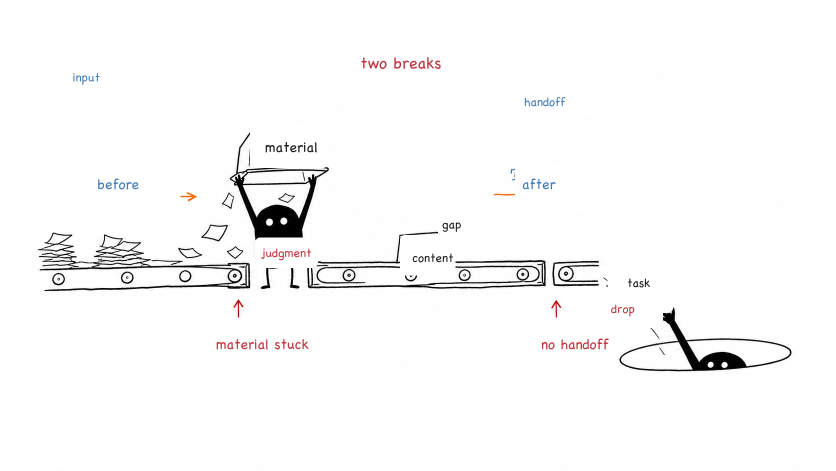
#> input picture examples/images/01-two-breakpoints.png, 1672 x 941 px (shown at 1/2 size)
$ python translate_original_example_labels.py
#> lines starting #> are read from the running program, lines starting #| are printed output that depends on the picture
from pathlib import Path
from PIL import Image, ImageDraw, ImageFont

BLACK = (30, 30, 30)
RED = (190, 55, 65)
ORANGE = (215, 145, 60)
BLUE = (70, 125, 185)
WHITE = (255, 255, 255)


def font(size):
#> called with size = 24
    for path in (
        "/System/Library/Fonts/Supplemental/ChalkboardSE.ttc",
        "/System/Library/Fonts/Supplemental/Bradley Hand Bold.ttf",
        "/System/Library/Fonts/Supplemental/Marker Felt.ttf",
        "/System/Library/Fonts/Supplemental/Arial.ttf",
    ):
        try:
            return ImageFont.truetype(path, size)
        except OSError:
            continue
    return ImageFont.load_default()


F24 = font(24)
F28 = font(28)
F32 = font(32)
F38 = font(38)


def clear(draw, box):
    draw.rounded_rectangle(box, radius=10, fill=WHITE)


def text(draw, xy, value, color=BLACK, size=28):
    draw.text(xy, value, fill=color, font={24: F24, 28: F28, 32: F32, 38: F38}[size])


def cover(box):
    return {"box": box, "xy": (box[0], box[1]), "text": "", "color": BLACK, "size": 24}


def apply_ops(path, ops):
    im = Image.open(path).convert("RGB")
#> im is the input picture: PIL image 1672x941 RGB; mean R, G, B 248.7, 248.3, 248.4
    draw = ImageDraw.Draw(im)
    for op in ops:
        clear(draw, op["box"])
        text(draw, op["xy"], op["text"], op.get("color", BLACK), op.get("size", 28))
    im.save(path)
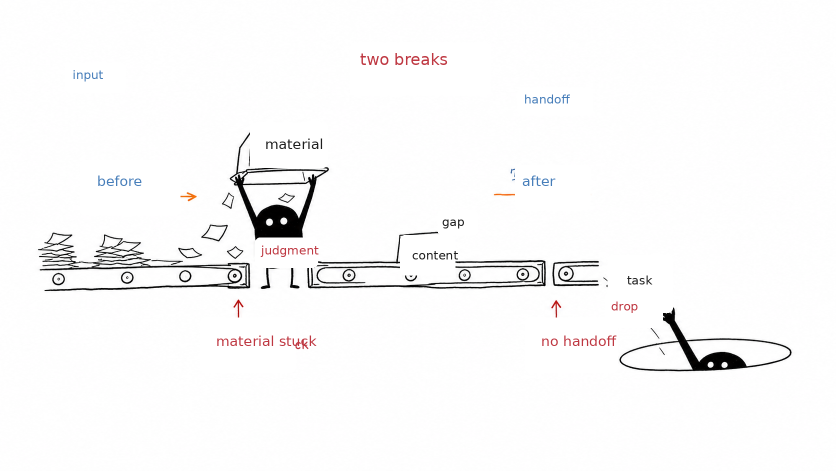
#> saved as 01-two-breakpoints.png: PIL image 1672x941 RGB (shown at 1/2 size); mean R, G, B 248.6, 248.2, 248.4


def op(box, xy, value, color=BLACK, size=28):
    return {"box": box, "xy": xy, "text": value, "color": color, "size": size}


OPS = {
    "01-two-breakpoints.png": [
        cover((160, 320, 360, 430)),
        cover((500, 245, 655, 335)),
        cover((800, 470, 910, 550)),
        cover((1215, 510, 1345, 625)),
        cover((700, 85, 980, 190)),
        cover((400, 635, 590, 745)),
        cover((1050, 635, 1235, 745)),
        op((130, 125, 250, 185), (145, 135), "input", BLUE, 24),
        op((705, 90, 965, 185), (720, 100), "two breaks", RED, 32),
        op((1035, 175, 1185, 230), (1048, 184), "handoff", BLUE, 24),
        op((180, 330, 330, 420), (194, 346), "before", BLUE, 28),
        op((1030, 330, 1180, 420), (1044, 346), "after", BLUE, 28),
        op((510, 250, 645, 330), (530, 272), "material", BLACK, 28),
        op((810, 480, 900, 545), (824, 496), "content", BLACK, 24),
        op((1240, 520, 1325, 610), (1254, 546), "task", BLACK, 24),
        op((510, 475, 635, 535), (522, 486), "judgment", RED, 24),
        op((875, 420, 955, 470), (884, 429), "gap", BLACK, 24),
        op((420, 650, 570, 735), (432, 666), "material stuck", RED, 28),
        op((1070, 650, 1215, 735), (1082, 666), "no handoff", RED, 28),
        op((1210, 585, 1325, 655), (1222, 598), "drop", RED, 24),
    ],
    "02-sort-by-purpose.png": [
        cover((700, 110, 1035, 255)),
        cover((340, 360, 555, 460)),
        cover((340, 475, 560, 595)),
        cover((340, 610, 565, 730)),
        cover((1170, 270, 1415, 415)),
        cover((1170, 430, 1415, 565)),
        cover((1170, 575, 1420, 725)),
        cover((825, 620, 1135, 740)),
        op((705, 115, 1025, 250), (718, 126), "sort by purpose", RED, 32),
        op((430, 250, 570, 305), (444, 260), "raw notes", BLACK, 24),
        op((345, 365, 540, 455), (372, 392), "external", BLACK, 28),
        op((345, 485, 545, 585), (372, 522), "internal", BLACK, 28),
        op((345, 615, 545, 715), (372, 652), "feedback", BLACK, 28),
        op((1185, 285, 1395, 395), (1200, 304), "traffic", BLACK, 32),
        op((1185, 440, 1395, 545), (1208, 462), "trust", BLACK, 32),
        op((1185, 590, 1405, 700), (1195, 612), "convert", BLACK, 32),
        op((840, 640, 1120, 725), (855, 650), "judge first", BLUE, 32),
    ],
    "03-one-fish-many-uses.png": [
        cover((210, 460, 430, 580)),
        cover((830, 385, 985, 480)),
        cover((1060, 345, 1220, 445)),
        cover((1285, 380, 1445, 480)),
        cover((1460, 480, 1620, 590)),
        cover((870, 615, 1310, 715)),
        cover((890, 685, 1520, 810)),
        op((410, 330, 540, 390), (425, 342), "source", BLACK, 24),
        op((225, 485, 410, 560), (242, 502), "good material", BLACK, 32),
        op((845, 405, 965, 470), (858, 418), "traffic", BLACK, 24),
        op((1080, 365, 1205, 430), (1092, 378), "trust", BLACK, 24),
        op((1305, 400, 1425, 465), (1318, 412), "essay", BLACK, 24),
        op((1480, 505, 1605, 570), (1492, 518), "sales", BLACK, 24),
        op((875, 630, 960, 700), (888, 645), "main", BLACK, 24),
        op((1025, 630, 1125, 700), (1038, 645), "split", BLACK, 24),
        op((1185, 630, 1285, 700), (1198, 645), "reuse", BLACK, 24),
        op((905, 690, 1500, 800), (1050, 720), "one source, many outputs", RED, 28),
    ],
    "04-handoff-path.png": [
        cover((160, 250, 340, 370)),
        cover((635, 260, 825, 375)),
        cover((970, 255, 1130, 365)),
        cover((1285, 240, 1480, 360)),
        cover((1320, 570, 1530, 715)),
        cover((340, 590, 560, 725)),
        op((170, 135, 250, 185), (182, 145), "idea", BLACK, 24),
        op((170, 260, 325, 360), (184, 282), "hook", BLACK, 32),
        op((350, 250, 450, 305), (360, 260), "draft", BLACK, 24),
        op((645, 275, 805, 360), (658, 292), "bridge hook", BLACK, 28),
        op((985, 265, 1115, 350), (998, 282), "knowledge", BLACK, 28),
        op((1300, 250, 1460, 345), (1312, 268), "core lesson", BLACK, 28),
        op((1365, 585, 1510, 700), (1378, 626), "not the end", RED, 28),
        op((360, 600, 540, 710), (378, 626), "new material", BLACK, 28),
    ],
    "05-information-well.png": [
        cover((120, 145, 340, 280)),
        cover((585, 465, 745, 605)),
        cover((115, 620, 320, 745)),
        cover((1140, 380, 1345, 520)),
        cover((1120, 685, 1435, 875)),
        op((135, 160, 330, 265), (148, 182), "info well", BLACK, 32),
        op((600, 480, 730, 590), (612, 512), "first pick", BLACK, 24),
        op((125, 630, 300, 735), (148, 668), "noise", RED, 28),
        op((1160, 395, 1325, 500), (1188, 420), "usable", ORANGE, 28),
        op((1130, 700, 1405, 875), (1160, 755), "today's focus", BLUE, 28),
    ],
    "06-idea-press.png": [
        cover((120, 250, 420, 370)),
        cover((370, 380, 540, 520)),
        cover((690, 130, 890, 240)),
        cover((1100, 420, 1280, 555)),
        cover((1360, 405, 1580, 560)),
        cover((765, 625, 940, 715)),
        op((135, 260, 400, 360), (148, 286), "messy ideas", RED, 32),
        op((385, 405, 520, 500), (402, 430), "ideas", BLACK, 32),
        op((700, 145, 875, 225), (718, 170), "pressure", BLACK, 28),
        op((1120, 445, 1260, 535), (1138, 468), "small test", BLACK, 32),
        op((1370, 430, 1560, 535), (1385, 456), "try it", BLUE, 32),
        op((780, 640, 920, 700), (792, 650), "pressed", BLACK, 24),
    ],
    "07-content-fermentation.png": [
        cover((120, 230, 445, 335)),
        cover((440, 500, 665, 600)),
        cover((980, 415, 1290, 560)),
        cover((1375, 465, 1555, 605)),
        cover((1220, 620, 1450, 830)),
        op((135, 240, 430, 325), (148, 266), "raw notes", RED, 28),
        op((455, 515, 650, 590), (470, 535), "ferment", BLACK, 28),
        op((995, 430, 1270, 545), (1015, 465), "slow ferment", BLACK, 32),
        op((1395, 485, 1535, 585), (1412, 512), "reusable", BLUE, 32),
        op((1240, 635, 1375, 700), (1252, 648), "ready", BLUE, 24),
        op((1280, 740, 1425, 815), (1295, 760), "asset", BLACK, 32),
    ],
    "08-trust-bridge.png": [
        cover((210, 135, 350, 215)),
        cover((365, 225, 555, 365)),
        cover((190, 385, 330, 470)),
        cover((635, 495, 795, 605)),
        cover((785, 545, 950, 635)),
        cover((700, 300, 1050, 470)),
        cover((735, 705, 925, 825)),
        cover((1300, 385, 1465, 465)),
        cover((400, 610, 545, 690)),
        cover((1260, 630, 1455, 720)),
        op((235, 145, 335, 205), (248, 156), "claim", RED, 24),
        op((375, 235, 535, 350), (395, 260), "not just\nshouting", RED, 28),
        op((205, 395, 310, 455), (218, 408), "stranger", BLACK, 24),
        op((645, 505, 780, 590), (658, 520), "customer\nresult +30%", BLACK, 24),
        op((790, 560, 930, 625), (802, 572), "actually useful", BLACK, 24),
        op((720, 315, 1035, 455), (735, 348), "small proof", BLUE, 32),
        op((750, 720, 905, 805), (765, 742), "slow bridge", BLACK, 28),
        op((1320, 395, 1445, 455), (1332, 408), "willing", BLACK, 24),
        op((410, 620, 530, 680), (422, 632), "handoff", BLACK, 24),
        op((1270, 645, 1435, 705), (1282, 656), "trust", RED, 24),
    ],
    "02-minimum-loop.png": [
        cover((150, 185, 335, 300)),
        cover((625, 175, 800, 265)),
        cover((780, 405, 925, 515)),
        cover((925, 175, 1130, 285)),
        cover((1020, 235, 1150, 320)),
        cover((1430, 320, 1585, 420)),
        cover((700, 695, 900, 785)),
        cover((1270, 375, 1390, 455)),
        op((170, 200, 320, 290), (188, 228), "sources", RED, 32),
        op((640, 190, 780, 255), (652, 202), "debug", RED, 24),
        op((800, 420, 900, 500), (815, 440), "judge", RED, 24),
        op((945, 195, 1115, 275), (965, 220), "content", RED, 32),
        op((1030, 250, 1135, 310), (1042, 262), "better", RED, 24),
        op((1445, 330, 1565, 405), (1460, 350), "handoff", RED, 32),
        op((715, 710, 875, 770), (728, 722), "tight loop", BLUE, 24),
        op((1285, 390, 1370, 445), (1296, 400), "ship", RED, 24),
    ],
    "06-three-sources.png": [
        cover((150, 175, 405, 315)),
        cover((150, 365, 405, 465)),
        cover((150, 525, 420, 690)),
        cover((585, 350, 1030, 485)),
        cover((545, 570, 790, 665)),
        cover((600, 750, 805, 860)),
        cover((890, 740, 1180, 885)),
        cover((1310, 720, 1505, 815)),
        op((160, 185, 390, 300), (188, 235), "daily notes", RED, 28),
        op((175, 375, 380, 455), (188, 400), "old docs", ORANGE, 28),
        op((160, 540, 405, 680), (188, 572), "field signals", RED, 28),
        op((600, 360, 820, 470), (610, 382), "method\nnotes", BLACK, 24),
        op((705, 360, 920, 470), (724, 382), "course\ncards", BLACK, 24),
        op((840, 360, 1015, 470), (858, 382), "case\nlibrary", BLACK, 24),
        op((560, 585, 655, 650), (572, 598), "comments", BLACK, 24),
        op((680, 585, 770, 650), (692, 598), "DMs", BLACK, 24),
        op((610, 765, 780, 850), (632, 792), "topic bin", BLACK, 32),
        op((900, 750, 1160, 875), (930, 790), "all in", BLUE, 32),
        op((1325, 735, 1485, 795), (1338, 747), "usable result", BLUE, 24),
    ],
    "07-three-content-jobs.png": [
        cover((485, 335, 660, 450)),
        cover((740, 150, 930, 265)),
        cover((750, 390, 940, 515)),
        cover((750, 640, 950, 765)),
        cover((1240, 105, 1470, 220)),
        cover((1375, 375, 1600, 500)),
        cover((1320, 680, 1560, 810)),
        cover((655, 295, 810, 380)),
        cover((1120, 455, 1290, 550)),
        cover((1235, 700, 1405, 795)),
        op((505, 355, 640, 435), (520, 375), "do not mix", RED, 28),
        op((760, 165, 905, 250), (780, 188), "traffic", ORANGE, 38),
        op((770, 410, 915, 495), (790, 434), "trust", ORANGE, 38),
        op((770, 660, 920, 745), (790, 684), "convert", ORANGE, 38),
        op((1260, 120, 1445, 205), (1280, 144), "seen", BLUE, 38),
        op((1400, 390, 1570, 485), (1415, 420), "trusted", BLUE, 38),
        op((1340, 700, 1535, 790), (1355, 730), "finds you", BLUE, 38),
        op((675, 310, 790, 365), (688, 322), "attention", BLUE, 24),
        op((1140, 475, 1270, 535), (1152, 487), "bridge", BLUE, 24),
        op((1255, 720, 1385, 780), (1267, 732), "action", BLUE, 24),
    ],
    "08-handoff-copy-toolbox.png": [
        cover((640, 195, 1020, 360)),
        cover((80, 490, 320, 575)),
        cover((1175, 490, 1415, 575)),
        cover((205, 610, 325, 700)),
        cover((1310, 610, 1435, 700)),
        cover((555, 390, 695, 470)),
        cover((720, 390, 860, 470)),
        cover((880, 390, 1045, 470)),
        cover((610, 535, 795, 650)),
        cover((795, 535, 980, 650)),
        cover((970, 535, 1160, 650)),
        cover((1110, 160, 1315, 360)),
        op((650, 205, 1000, 350), (664, 235), "handoff toolbox", RED, 32),
        op((95, 505, 300, 565), (112, 520), "finished piece", BLACK, 24),
        op((1190, 505, 1395, 565), (1208, 520), "finished piece", BLACK, 24),
        op((220, 625, 310, 685), (235, 638), "next", RED, 24),
        op((1325, 625, 1420, 685), (1340, 638), "next", RED, 24),
        op((570, 405, 675, 460), (582, 416), "claim", BLACK, 24),
        op((735, 405, 840, 460), (750, 416), "proof", BLACK, 24),
        op((895, 405, 1025, 460), (908, 416), "next", BLACK, 24),
        op((625, 550, 780, 640), (646, 575), "hook", BLACK, 28),
        op((810, 550, 960, 640), (832, 575), "proof", BLACK, 28),
        op((990, 550, 1145, 640), (1010, 575), "lesson", BLACK, 28),
        op((1125, 175, 1295, 345), (1145, 205), "pull direct", BLUE, 32),
    ],
    "09-common-pits-no-title.png": [
        cover((165, 245, 310, 340)),
        cover((365, 215, 625, 370)),
        cover((500, 365, 600, 455)),
        cover((505, 455, 625, 535)),
        cover((505, 545, 615, 625)),
        cover((680, 215, 965, 370)),
        cover((830, 500, 955, 585)),
        cover((850, 585, 970, 675)),
        cover((845, 675, 980, 760)),
        cover((995, 215, 1390, 380)),
        cover((1220, 410, 1360, 545)),
        cover((1470, 380, 1630, 520)),
        op((180, 260, 285, 315), (192, 270), "start", RED, 24),
        op((390, 230, 520, 290), (402, 242), "overload", RED, 24),
        op((690, 230, 830, 290), (702, 242), "no proof", RED, 24),
        op((1010, 230, 1170, 290), (1022, 242), "fake clarity", RED, 24),
        op((1290, 405, 1445, 465), (1302, 417), "wrong turn", BLUE, 24),
        op((500, 385, 610, 445), (512, 398), "hot topic", BLACK, 24),
        op((835, 520, 950, 580), (848, 532), "content", BLACK, 24),
        op((1228, 430, 1350, 490), (1240, 442), "AI draft", BLACK, 24),
        op((1485, 405, 1620, 485), (1498, 425), "do not\nstare", BLUE, 24),
    ],
    "13-system-bearing.png": [
        cover((120, 505, 330, 710)),
        cover((350, 150, 565, 710)),
        cover((1055, 285, 1445, 480)),
        cover((1130, 245, 1620, 385)),
        cover((1410, 195, 1645, 320)),
        cover((1080, 330, 1445, 420)),
        cover((890, 485, 1135, 680)),
        cover((1210, 495, 1385, 620)),
        cover((1240, 620, 1515, 800)),
        op((130, 520, 315, 690), (182, 585), "load", RED, 28),
        op((360, 170, 545, 690), (390, 210), "repeat\nrepeat\nrepeat\nrepeat\nrepeat\nrepeat\nrepeat", BLACK, 28),
        op((1070, 300, 1425, 465), (1105, 330), "repeat repeat repeat\nrepeat repeat repeat", BLACK, 28),
        op((1145, 255, 1600, 365), (1192, 292), "system load", ORANGE, 32),
        op((1095, 330, 1400, 435), (1110, 360), "repeat repeat repeat", BLACK, 28),
        op((910, 500, 1115, 660), (965, 555), "loose", ORANGE, 32),
        op((1230, 510, 1365, 600), (1244, 536), "judge", BLACK, 24),
        op((1260, 635, 1495, 780), (1290, 690), "only judgment", BLUE, 32),
        op((1120, 700, 1270, 760), (1132, 712), "support", BLUE, 24),
    ],
}


ALIASES = {
    "03-sort-by-purpose.png": "02-sort-by-purpose.png",
    "04-one-fish-many-uses.png": "03-one-fish-many-uses.png",
    "05-handoff-path.png": "04-handoff-path.png",
    "10-information-well.png": "05-information-well.png",
    "11-idea-press.png": "06-idea-press.png",
    "12-content-fermentation.png": "07-content-fermentation.png",
    "14-trust-bridge.png": "08-trust-bridge.png",
}


def ops_for(path):
    key = ALIASES.get(path.name, path.name)
    return OPS.get(key, [])


def main():
    paths = sorted(Path("examples/images").glob("*.png"))
    paths += sorted(Path("ian-xiaohei-illustrations/assets/examples").glob("*.png"))
    missing = []
    for path in paths:
        ops = ops_for(path)
        if not ops:
            missing.append(str(path))
            continue
        apply_ops(path, ops)
#> pass 2 of the loop in main, `for path in paths:`:
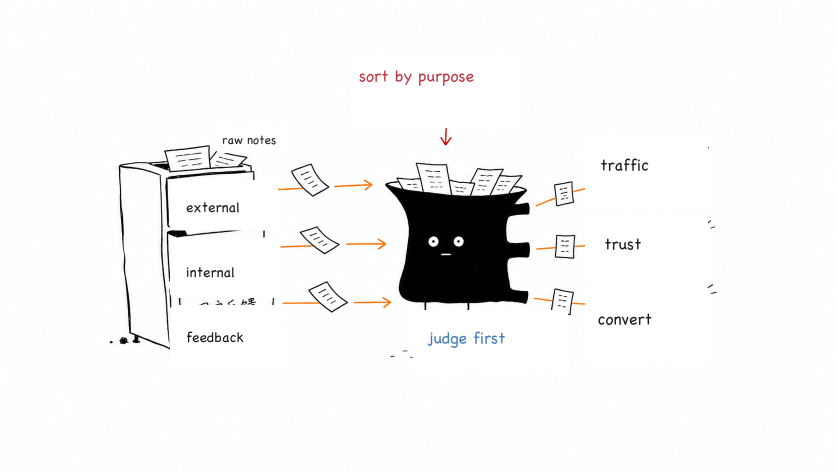
#> input picture examples/images/02-sort-by-purpose.png, 1672 x 941 px (shown at 1/2 size)
#> in apply_ops, im is the input picture: PIL image 1672x941 RGB; mean R, G, B 243.8, 243.4, 243.4
#> in apply_ops (call 2), `im.save(path)`:
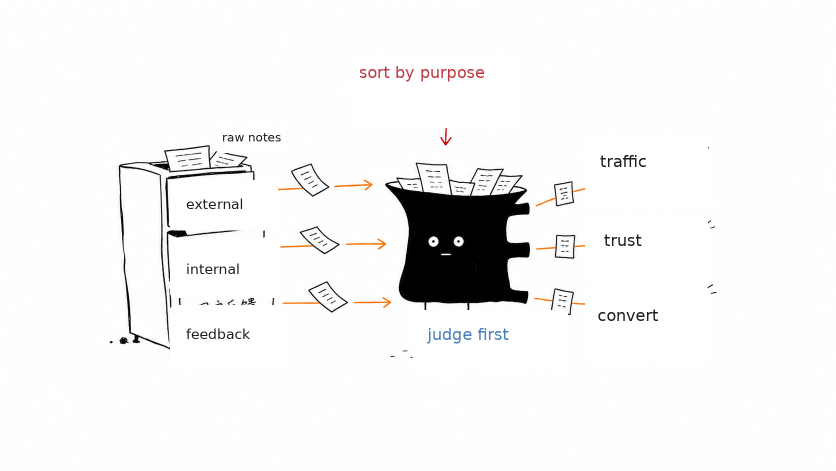
#> saved as 02-sort-by-purpose.png: PIL image 1672x941 RGB (shown at 1/2 size); mean R, G, B 243.7, 243.3, 243.3
#> pass 3 of the loop in main, `for path in paths:`:
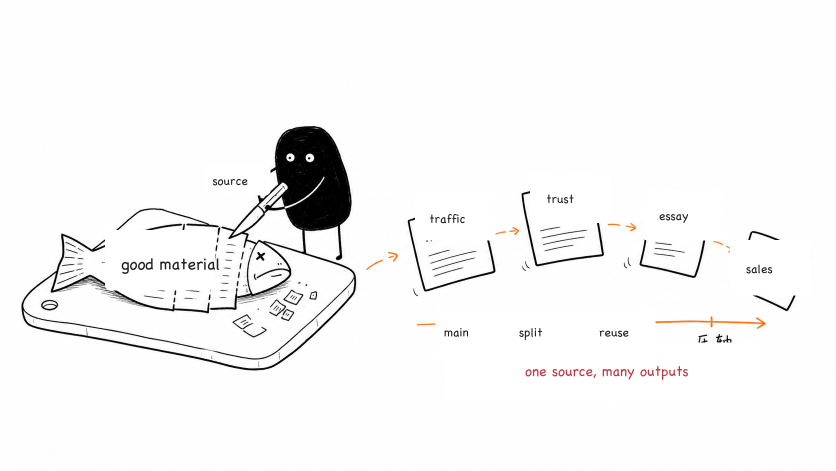
#> input picture examples/images/03-one-fish-many-uses.png, 1672 x 941 px (shown at 1/2 size)
#> in apply_ops, im is the input picture: PIL image 1672x941 RGB; mean R, G, B 245.9, 245.6, 245.5
#> in apply_ops (call 3), `im.save(path)`:
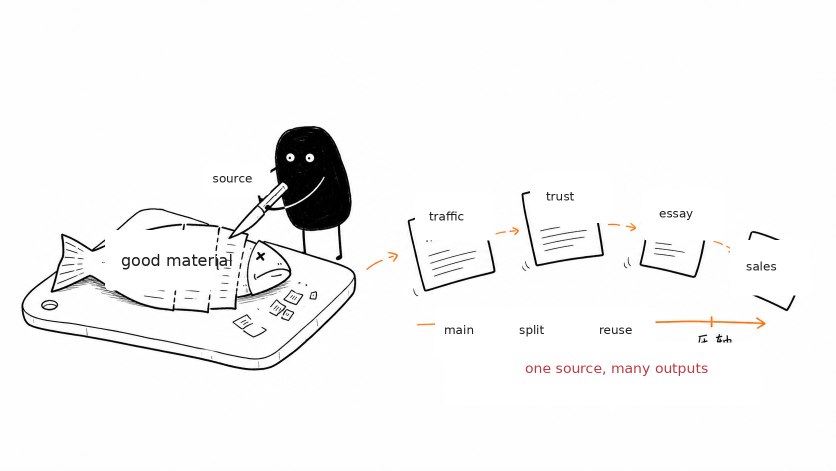
#> saved as 03-one-fish-many-uses.png: PIL image 1672x941 RGB (shown at 1/2 size); mean R, G, B 245.8, 245.5, 245.4
#> the loop made 6 passes; the first 3 are shown
    if missing:
        raise SystemExit("missing operations for: " + ", ".join(missing))


if __name__ == "__main__":
    main()
